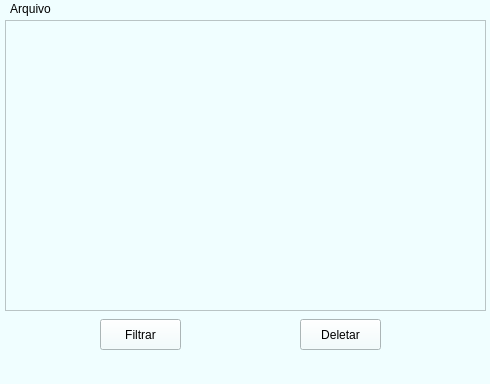
<?xml version="1.0" encoding="UTF-8"?>
<ui version="4.0">
 <class>W_tabela</class>
 <widget class="QMainWindow" name="W_tabela">
  <property name="geometry">
   <rect>
    <x>0</x>
    <y>0</y>
    <width>490</width>
    <height>384</height>
   </rect>
  </property>
  <property name="windowTitle">
   <string>MainWindow</string>
  </property>
  <property name="styleSheet">
   <string notr="true">background-color: rgb(222, 252, 255);
background-color: rgb(240, 254, 255);</string>
  </property>
  <widget class="QWidget" name="centralwidget">
   <widget class="QListWidget" name="table_list">
    <property name="geometry">
     <rect>
      <x>5</x>
      <y>1</y>
      <width>481</width>
      <height>291</height>
     </rect>
    </property>
   </widget>
   <widget class="QPushButton" name="delete_t">
    <property name="geometry">
     <rect>
      <x>300</x>
      <y>300</y>
      <width>81</width>
      <height>31</height>
     </rect>
    </property>
    <property name="text">
     <string>Deletar</string>
    </property>
   </widget>
   <widget class="QPushButton" name="filtrar_t">
    <property name="geometry">
     <rect>
      <x>100</x>
      <y>300</y>
      <width>81</width>
      <height>31</height>
     </rect>
    </property>
    <property name="text">
     <string>Filtrar</string>
    </property>
   </widget>
  </widget>
  <widget class="QMenuBar" name="menubar">
   <property name="geometry">
    <rect>
     <x>0</x>
     <y>0</y>
     <width>490</width>
     <height>21</height>
    </rect>
   </property>
   <widget class="QMenu" name="menuArquivo">
    <property name="title">
     <string>Arquivo</string>
    </property>
    <addaction name="actionSalvar_no_Banco_de_Dados"/>
   </widget>
   <addaction name="menuArquivo"/>
  </widget>
  <action name="actionSalvar_no_Banco_de_Dados">
   <property name="text">
    <string>Salvar no Banco de Dados</string>
   </property>
  </action>
 </widget>
 <resources/>
 <connections/>
</ui>
